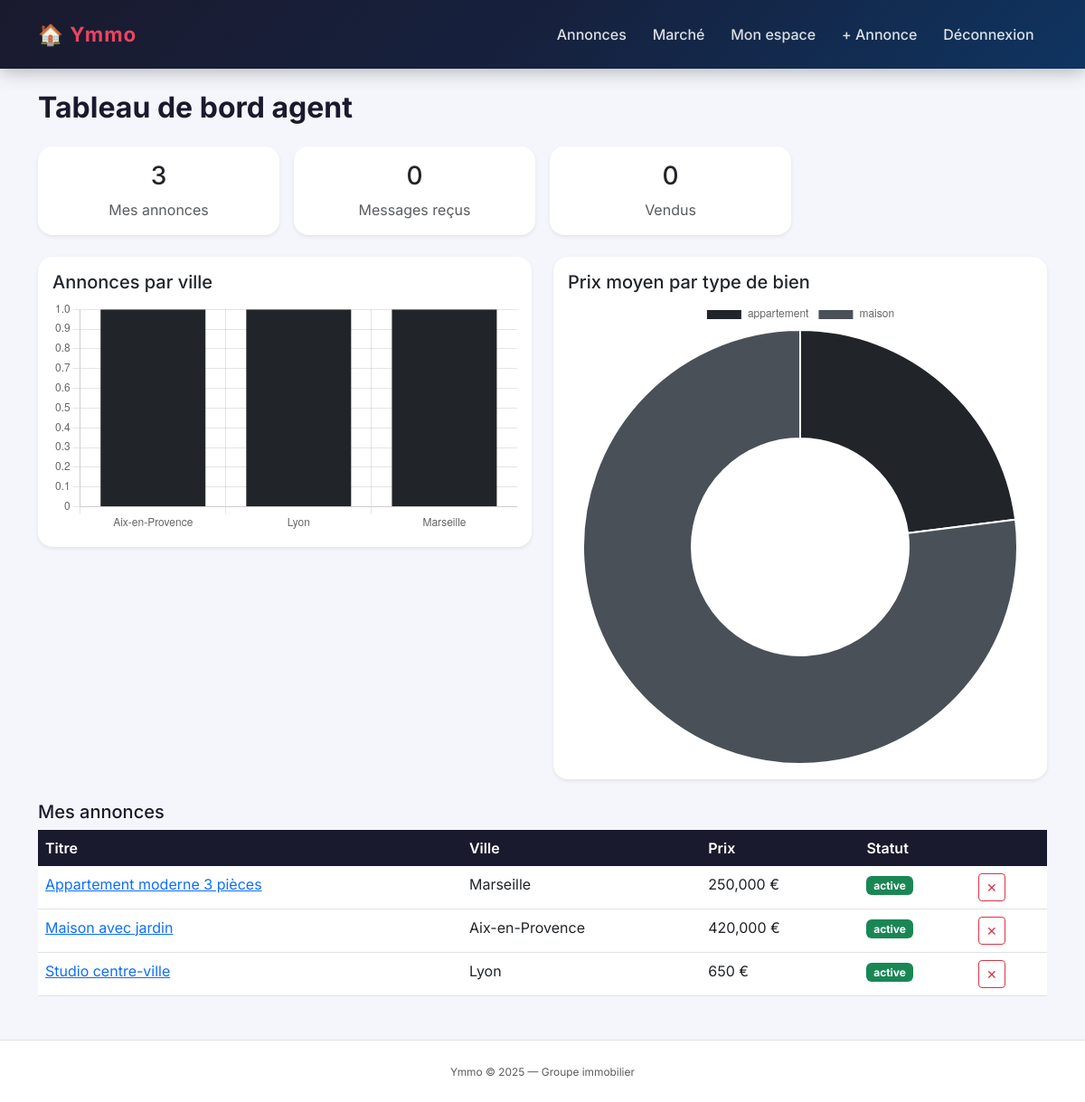
The app's page /dashboard (signed in) with its own data.
### models.py (models this page shows)
class Listing(db.Model):
    __tablename__ = 'listings'
    id = db.Column(db.Integer, primary_key=True)
    title = db.Column(db.String(200), nullable=False)
    type = db.Column(db.String(20))
    property_type = db.Column(db.String(30))
    status = db.Column(db.String(20), default='active')
    price = db.Column(db.Float, nullable=False)
    area_m2 = db.Column(db.Integer)
    rooms = db.Column(db.Integer)
    city = db.Column(db.String(100))
    address = db.Column(db.String(200))
    description = db.Column(db.Text)
    agency_id = db.Column(db.Integer, db.ForeignKey('agencies.id'))
    user_id = db.Column(db.Integer, db.ForeignKey('users.id'))
    created_at = db.Column(db.DateTime, default=datetime.utcnow)
    images = db.relationship('ListingImage', backref='listing', lazy=True, cascade='all, delete-orphan')
    contacts = db.relationship('Contact', backref='listing', lazy=True)

### routes/dashboard.py (the view)
@dashboard_bp.route('/dashboard')
@login_required
def dashboard():
    if current_user.role == 'client':
        from models import Favorite
        favorites = Favorite.query.filter_by(user_id=current_user.id).all()
        return render_template('dashboard_client.html', favorites=favorites)
    listings = Listing.query.filter_by(user_id=current_user.id).all()
    contacts = Contact.query.join(Listing).filter(Listing.user_id == current_user.id).all()
    city_stats = db.session.query(
        Listing.city, func.count(Listing.id)
    ).filter_by(status='active').group_by(Listing.city).all()
    price_stats = db.session.query(
        Listing.property_type, func.avg(Listing.price)
    ).filter_by(status='active').group_by(Listing.property_type).all()
    return render_template('dashboard_agent.html',
        listings=listings,
        contacts=contacts,
        city_stats=city_stats,
        price_stats=price_stats
    )

### models.py (called while the page is built)
@login_manager.user_loader
def load_user(user_id):
    return User.query.get(int(user_id))

### templates/dashboard_agent.html (shortened to what this page needs)
{% extends 'base.html' %}
{% block content %}
<h2 class="mb-4">Tableau de bord agent</h2>
<div class="row g-3 mb-4">
  <div class="col-md-3">
    <div class="card text-center shadow-sm">
      <div class="card-body">
        <h3>{{ listings|length }}</h3>
        <p class="text-muted mb-0">Mes annonces</p>
      </div>
    </div>
  </div>
  <div class="col-md-3">
    <div class="card text-center shadow-sm">
      <div class="card-body">
        <h3>{{ contacts|length }}</h3>
        <p class="text-muted mb-0">Messages reçus</p>
      </div>
    </div>
  </div>
  <div class="col-md-3">
    <div class="card text-center shadow-sm">
      <div class="card-body">
        <h3>{{ listings|selectattr('status','eq','sold')|list|length }}</h3>
        <p class="text-muted mb-0">Vendus</p>
      </div>
    </div>
  </div>
</div>
<div class="row g-4 mb-4">
  <div class="col-md-6">
    <div class="card shadow-sm p-3">
      <h5>Annonces par ville</h5>
      <canvas id="cityChart"></canvas>
    </div>
  </div>
  <div class="col-md-6">
    <div class="card shadow-sm p-3">
      <h5>Prix moyen par type de bien</h5>
      <canvas id="priceChart"></canvas>
    </div>
  </div>
</div>
<h5>Mes annonces</h5>
<table class="table table-hover">
  <thead><tr><th>Titre</th><th>Ville</th><th>Prix</th><th>Statut</th><th></th></tr></thead>
  <tbody>
  {% for l in listings %}
  <tr>
    <td><a href="{{ url_for('listings.detail', id=l.id) }}">{{ l.title }}</a></td>
    <td>{{ l.city }}</td>
    <td>{{ "{:,.0f}".format(l.price) }} €</td>
    <td><span class="badge bg-{% if l.status=='active' %}success{% elif l.status=='sold' %}danger{% else %}secondary{% endif %}">{{ l.status }}</span></td>
    <td>
      <form method="post" action="{{ url_for('listings.delete_listing', id=l.id) }}" onsubmit="return confirm('Supprimer ?')">
        <button class="btn btn-sm btn-outline-danger">✕</button>
      </form>
    </td>
  </tr>
  {% endfor %}
  </tbody>
</table>
{% endblock %}
{% block scripts %}
<script>
const cityLabels = {{ city_stats | map(attribute=0) | list | tojson }};
const cityCounts = {{ city_stats | map(attribute=1) | list | tojson }};
new Chart(document.getElementById('cityChart'), {
  type: 'bar',
  data: { labels: cityLabels, datasets: [{ label: 'Annonces', data: cityCounts, backgroundColor: '#212529' }] },
  options: { plugins: { legend: { display: false } }, responsive: true }
});
const priceLabels = {{ price_stats | map(attribute=0) | list | tojson }};
const priceValues = {{ price_stats | map(attribute=1) | list | tojson }};
new Chart(document.getElementById('priceChart'), {
  type: 'doughnut',
  data: { labels: priceLabels, datasets: [{ data: priceValues, backgroundColor: ['#212529','#495057','#868e96','#ced4da','#f8f9fa'] }] },
  options: { responsive: true }
});
</script>
{% endblock %}

### static/css/style.css (style rules this page uses)
* { box-sizing: border-box; }
body { font-family: 'Inter', sans-serif; background-color: #f4f6fb; color: #1a1a2e; }
h1, h2 { font-weight: 700; color: #1a1a2e; }
.card { border: none; border-radius: 16px; box-shadow: 0 2px 12px rgba(0,0,0,0.07); transition: transform 0.2s, box-shadow 0.2s; overflow: hidden; background: #fff; }
.table thead th { background: #1a1a2e; color: #fff; border: none; font-weight: 600; }

### records on screen
Listing: title "Appartement moderne 3 pièces", city "Marseille", price "250,000", status "active"
Listing: title "Maison avec jardin", city "Aix-en-Provence", price "420,000", status "active"
Listing: title "Studio centre-ville", city "Lyon", price "650", status "active"

### other values on screen
{{ listings|length }} "3"
{{ contacts|length }} "0"
{{ listings|selectattr('status','eq','sold')|list|length }} "0"
chart data {{ city_stats | map(attribute=0) | list | tojson }} ["Aix-en-Provence", "Lyon", "Marseille"]
chart data {{ city_stats | map(attribute=1) | list | tojson }} [1, 1, 1]
chart data {{ price_stats | map(attribute=0) | list | tojson }} ["appartement", "maison"]
chart data {{ price_stats | map(attribute=1) | list | tojson }} [125325.0, 420000.0]
